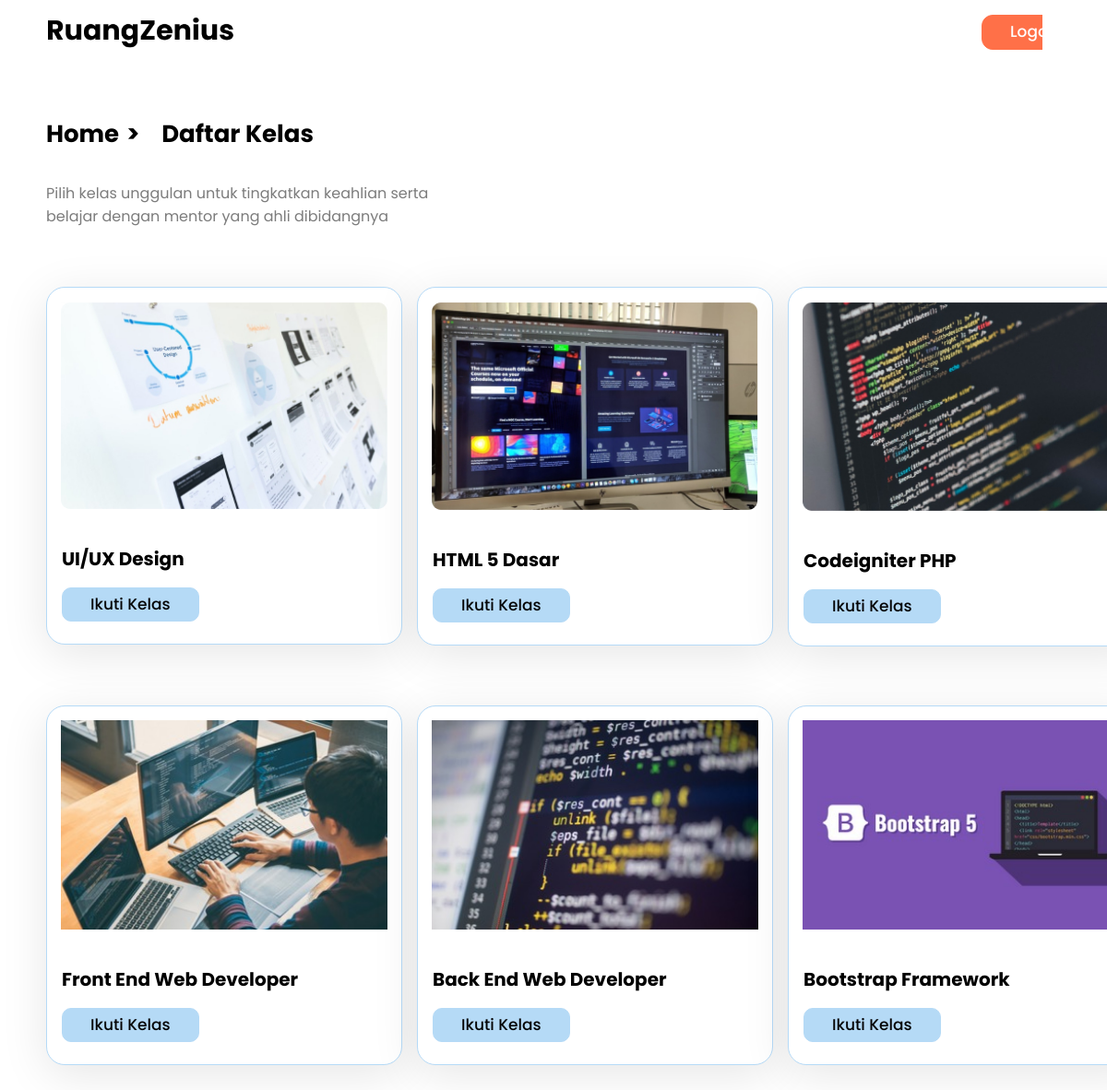
The app's page /daftarKelas.php, older data.
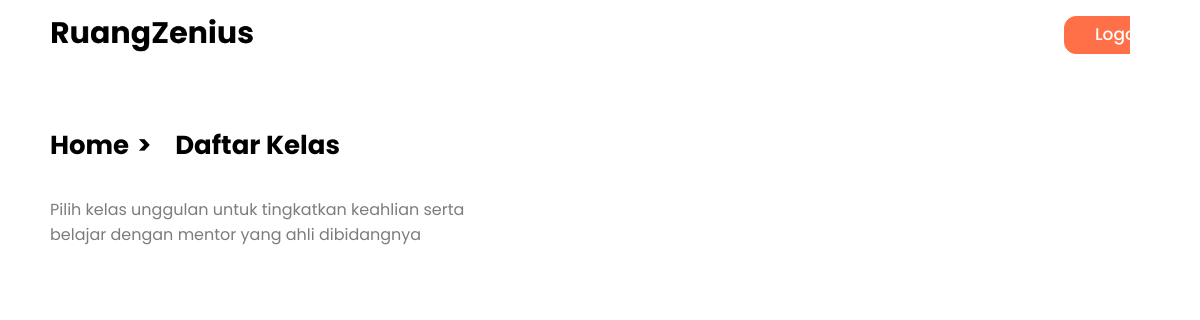
The same page, newer data.
### tables this page shows
CREATE TABLE `kelas` (
  `id_kelas` int NOT NULL,
  `namaKelas` varchar(45) NOT NULL,
  `fotoKelas` varchar(45) DEFAULT NULL,
  `user_iduser` int NOT NULL
);

### func_signup.php (called while the page is built, shortened)
<?php
$conn = mysqli_connect("localhost", "root", "", "db-zenius");
function query($query)
{
    global $conn;
    $result = mysqli_query($conn, $query);
    $rows = [];
    while ($row = mysqli_fetch_assoc($result)) {
        $rows[] = $row;
    }
    return $rows;
};
?>

### daftarKelas.php (the view, shortened to what this page needs)
<?php
require "func_signup.php";
$kelas = query("SELECT * FROM kelas");
?>
<!DOCTYPE html>
<html lang="en">
<head>
  <link rel="stylesheet" href="assets/css/style_daftarkelas.css" />
</head>
<body>
  <nav class="navbar">
    <div class="container">
      <div class="topnav" id="myTopnav">
        <div class="navbarBaru">
          <div class="logo">
            <img src="assets/img/logo.png" alt="logo" />
          </div>
          <div>
            <ul class="navbar-nav ms-auto" style="float: right">
              <li class="nav-item">
                <a class="nav-link btn btn-primary btn-navbar" href="index.php">Logout</a>
              </li>
            </ul>
          </div>
        </div>
      </div>
    </div>
  </nav>
  <section class="section-daftar">
    <div class="container">
      <div class="row my-5">
        <div class="col-12">
          <ul class="breadcrumb">
            <li class="breadcrumb-item"><a href="afterLogin.php">Home</a></li>
            <li class="breadcrumb-item"><a href="daftarKelas.php">Daftar Kelas</a></li>
          </ul>
        </div>
        <div class="col-12 col-md-5">
          <p class="text-hero">
            Pilih kelas unggulan untuk tingkatkan keahlian serta belajar
            dengan mentor yang ahli dibidangnya
          </p>
        </div>
      </div>
      <div class="row responsive-card  justify-content-center">
        <?php foreach ($kelas as $row) : ?>
          <?php
          $namaKelas = $row["namaKelas"];
          $foto = $row["fotoKelas"];
          ?>
          <div class=" mx-auto mb-5">
            <div class="card custom-card" style="width: 24rem">
              <img src=<?php echo $foto; ?> class="card-img-top" id="class1" alt="" />
              <div class="card-body">
                <h5 class="card-title"><?php echo $namaKelas; ?></h5>
                <a href="kelasBerhasil.php" class="btn btn-primary custom-button my-2">Ikuti Kelas</a>
              </div>
            </div>
          </div>
        <?php endforeach; ?>
      </div>
    </div>
  </section>
</body>
</html>

### assets/css/style_daftarkelas.css (style rules this page uses)
body { font-family: "Poppins", sans-serif; margin: auto; width: 90%; margin-left: 50px; }
.topnav { overflow: hidden; }
.topnav a { float: left; color: black; display: block; text-align: center; padding: 14px 0; text-decoration: none; font-size: 17px; }
.navbar-nav { display: flex; flex-direction: column; padding-left: 0; margin-bottom: 0; list-style: none; }
.logo { margin-top: 10px; }
.logo img { width: 204px; height: 45px; }
.navbarBaru { display: flex; }
.navbar a.btn.btn-navbar { background-color: #ff7048; border: 1px solid #ff7048; padding: 5px 30px; border-radius: 12px; color: white; font-weight: 500; float: right; margin-left: 810px; }
.container, .container-fluid, .container-lg, .container-md, .container-sm, .container-xl, .container-xxl { width: 100%; margin-right: auto; margin-left: auto; }
@media (min-width: 576px) { .container, .container-sm { max-width: 540px; } }
@media (min-width: 768px) { .container, .container-md, .container-sm { max-width: 720px; } }
@media (min-width: 992px) { .container, .container-lg, .container-md, .container-sm { max-width: 960px; } }
@media (min-width: 1200px) { .container, .container-lg, .container-md, .container-sm, .container-xl { max-width: 1140px; } }
.ms-auto { margin-left: auto !important; }
.my-5 { margin-top: 3rem !important; margin-bottom: 3rem !important; }
ul.breadcrumb { list-style: none; }
ul.breadcrumb li { display: inline; font-size: 18px; }
ul.breadcrumb li + li:before { padding: 8px; color: black; content: "\003E"; }
ul.breadcrumb li a { text-decoration: none; color: #000; }
.breadcrumb { display: flex; flex-wrap: wrap; padding: 0 0; margin-bottom: 1rem; list-style: none; }
.breadcrumb .breadcrumb-item { color: #000; font-size: 26px; font-weight: 700; }
.breadcrumb-item + .breadcrumb-item::before { padding-right: 1.5rem; padding-left: 0.5rem; color: #000; }
.row { display: flex; flex-wrap: wrap; margin-top: calc(var(--bs-gutter-y) * -1); margin-right: calc(var(--bs-gutter-x) * -0.5); margin-left: calc(var(--bs-gutter-x) * -0.5); }
.row > * { flex-shrink: 0; width: 100%; max-width: 100%; padding-right: calc(var(--bs-gutter-x) * 0.5); padding-left: calc(var(--bs-gutter-x) * 0.5); margin-top: var(--bs-gutter-y); }
.col-12 { flex: 0 0 auto; width: 100%; }
.col-md-5 { flex: 0 0 auto; width: 41.66666667%; }
.btn { display: inline-block; font-weight: 400; line-height: 1.5; color: #212529; text-align: center; text-decoration: none; vertical-align: middle; cursor: pointer; -webkit-user-select: none; -moz-user-select: none; user-select: none; background-color: transparent; border: 1px solid transparent; padding: 0.375rem 0.75rem; font-size: 1rem; border-radius: 0.25rem; transition: color 0.15s ease-in-out, background-color 0.15s ease-in-out, border-color 0.15s ease-in-out, box-shadow 0.15s ease-in-out; }
.text-hero { color: rgb(124, 124, 124); }
h5 { font-size: 1.25rem; }
.my-2 { margin-top: 0.5rem !important; margin-bottom: 0.5rem !important; }
.mb-5 { margin-bottom: 3rem !important; }
.card { position: relative; display: flex; flex-direction: column; min-width: 0; word-wrap: break-word; background-color: #fff; background-clip: border-box; border: 1px solid rgba(0, 0, 0, 0.125); border-radius: 0.25rem; }
.card-body { flex: 1 1 auto; padding: 1rem 1rem; }
.card-title { margin-top: 0.5rem; margin-bottom: 0.5rem; }
.card.custom-card { border-radius: 20px; border: 1px solid #b5daf7; box-shadow: rgba(0, 0, 0, 0.1) 0px 10px 50px; }
.card.custom-card img.card-img-top { padding: 15px; border-radius: 10px; }
.btn.custom-button { background-color: #b5daf6; border-color: #b5daf6; color: #040405; font-weight: 500; font-size: 17px; line-height: 25px; padding: 5px 30px; border-radius: 10px; }
.responsive-card { max-width: 1200px; margin: 0 auto; display: grid; grid-gap: 1rem; }
@media (min-width: 600px) { .responsive-card { grid-template-columns: repeat(2, 1fr); text-align: left; } }
@media (min-width: 900px) { .responsive-card { grid-template-columns: repeat(3, 1fr); text-align: left; } }

Row changes from the older to the newer data that the page shows:
removed kelas: fotoKelas (picture), namaKelas "UI/UX Design"
removed kelas: fotoKelas (picture), namaKelas "HTML 5 Dasar"
removed kelas: fotoKelas (picture), namaKelas "Codeigniter PHP"
removed kelas: fotoKelas (picture), namaKelas "Front End Web Developer"
removed kelas: fotoKelas (picture), namaKelas "Back End Web Developer"
removed kelas: fotoKelas (picture), namaKelas "Bootstrap Framework"
